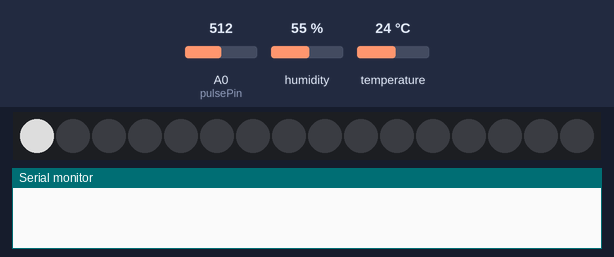
Recording of a sketch running on a simulated ESP8266 (NodeMCU). On the bench: 16 RGB LEDs in strip order, left to right, the last lines printed to the serial monitor. The inputs (shaded band) are chosen by the test bench; at power-on: temperature 24 °C, A0 (pulsePin) = 512, humidity 55 %. Dim RGB values are drawn brighter than linear; WiFi joins after 1.5 s; servers stay silent unless stated.

Above: at 3.0 s.
3.1 s: temperature set to 41 °C
At 8.5 s:
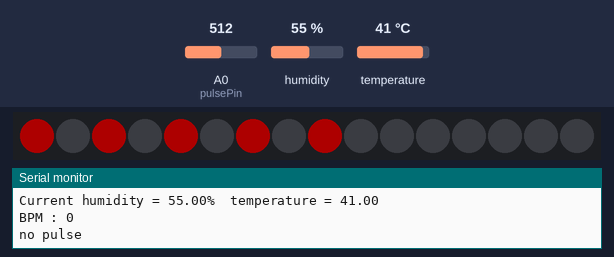
8.8 s: temperature set to 12 °C
At 10.2 s:
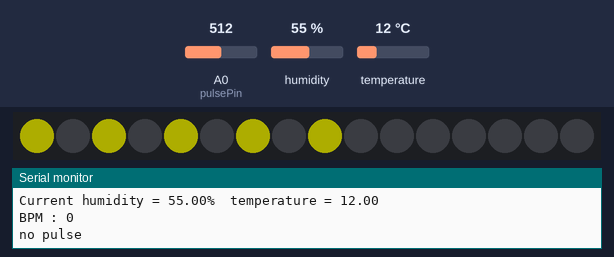
Timing chart, 0 to 11.8 s (numbered marks = the images above; inputs shaded):
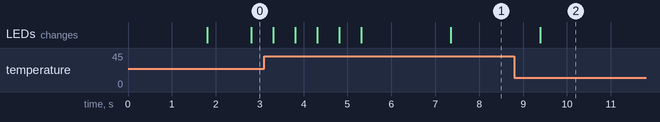

The sketch:

COMBINED-BLYNK.ino
```cpp
//FOR BLYNk
#define BLYNK_PRINT Serial

#include <ESP8266WiFi.h>
#include <BlynkSimpleEsp8266.h>
BlynkTimer timer;

char auth[] = "1JAdGp1n4nKZLAPbDivMSMRqvemy68VX";
char ssid[] = "RamadhanTiba";
char pass[] = "abc12345";

int ageSelect;

BLYNK_WRITE(V6) {
  switch (param.asInt())
  {
    case 1: // Item 1
      ageSelect = 1;
      break;
    case 2: // Item 2
      ageSelect = 2;
      break;
    default:
      ageSelect = 0;
  }
}

//FOR DHT
#include "DHT.h"
#define DHTPIN D6
#define DHTTYPE DHT22
DHT dht(DHTPIN, DHTTYPE);


//FOR LED STRIPS
#include <Adafruit_NeoPixel.h>
#define PIN D7
#define NUMPIXELS 16
Adafruit_NeoPixel pixels(NUMPIXELS, PIN, NEO_GRB + NEO_KHZ800);
#define DELAYVAL 500
bool memoryled = true;


//FOR PULSE SENSOR
#define pulsePin A0
int rate[10];
unsigned long sampleCounter = 0;
unsigned long lastBeatTime = 0;
unsigned long lastTime = 0, N;
int myBPM = 0;
int IBI = 0;
int P = 512;
int T = 512;
int thresh = 512;
int amp = 100;
int Signal;
boolean Pulse = false;
boolean firstBeat = true;
boolean secondBeat = true;
boolean QS = false;

int age;

void sendSensor()
{
  float h = dht.readHumidity();
  float t = dht.readTemperature();
  Serial.print("Age : ");
  Serial.println(age);
  Serial.print("Current humidity = ");
  Serial.print(h);
  Serial.print("%  ");
  Serial.print("temperature = ");
  Serial.println(t);
  Serial.print("BPM : ");
  Serial.println(myBPM);
  Blynk.virtualWrite(V0, t);
  Blynk.virtualWrite(V1, h);
  Blynk.virtualWrite(V3, myBPM);

}

void readPulse() {

  Signal = analogRead(pulsePin);
  sampleCounter += 2;
  int N = sampleCounter - lastBeatTime;

  detectSetHighLow();

  if (N > 250) {
    if ( (Signal > thresh) && (Pulse == false) && (N > (IBI / 5) * 3) )
      pulseDetected();
  }

  if (Signal < thresh && Pulse == true) {
    Pulse = false;
    amp = P - T;
    thresh = amp / 2 + T;
    P = thresh;
    T = thresh;
  }

  if (N > 2500) {
    thresh = 512;
    P = 512;
    T = 512;
    lastBeatTime = sampleCounter;
    firstBeat = true;
    secondBeat = true;
  }

}

void detectSetHighLow() {

  if (Signal < thresh && N > (IBI / 5) * 3) {
    if (Signal < T) {
      T = Signal;
    }
  }

  if (Signal > thresh && Signal > P) {
    P = Signal;
  }

}

void pulseDetected() {
  Pulse = true;
  IBI = sampleCounter - lastBeatTime;
  lastBeatTime = sampleCounter;

  if (firstBeat) {
    firstBeat = false;
    return;
  }
  if (secondBeat) {
    secondBeat = false;
    for (int i = 0; i <= 9; i++) {
      rate[i] = IBI;
    }
  }

  word runningTotal = 0;

  for (int i = 0; i <= 8; i++) {
    rate[i] = rate[i + 1];
    runningTotal += rate[i];
  }

  rate[9] = IBI;
  runningTotal += rate[9];
  runningTotal /= 10;
  myBPM = 60000 / runningTotal;
  QS = true;
}


void colorwipe(int x, int y, int z) {
  pixels.clear();
  pixels.setPixelColor(0, pixels.Color(x, y, z));
  //  pixels.setPixelColor(1, pixels.Color(x, y, z));
  pixels.setPixelColor(2, pixels.Color(x, y, z));
  //  pixels.setPixelColor(3, pixels.Color(x, y, z));
  pixels.setPixelColor(4, pixels.Color(x, y, z));
  //  pixels.setPixelColor(5, pixels.Color(x, y, z));
  pixels.setPixelColor(6, pixels.Color(x, y, z));
  //  pixels.setPixelColor(7, pixels.Color(x, y, z));
  pixels.setPixelColor(8, pixels.Color(x, y, z));
  //  pixels.setPixelColor(9, pixels.Color(x, y, z));
  pixels.show();
  delay(2000);
}

void setup() {

  Serial.begin(9600);
  Blynk.begin(auth, ssid, pass);

  dht.begin();
  pixels.begin();

  timer.setInterval(1000L, sendSensor);

}


void loop() {

  //DHT
  float h = dht.readHumidity();
  float t = dht.readTemperature();

  //START
  if (memoryled) {
    pixels.clear();
    pixels.show();
    delay(1000);

    for (int i = 0; i < NUMPIXELS && memoryled; i += 2) {

      pixels.setPixelColor(i, pixels.Color(150, 150, 150));

      pixels.show();   // Send the updated pixel colors to the hardware.

      delay(DELAYVAL); // Pause before next pass through loop

      if (i >= 8)
        memoryled = false;
    }

  }

  //BPM
  if (QS == true) {
    Serial.println("BPM: " + String(myBPM));
    QS = false;
  } else if (millis() >= (lastTime + 2)) {
    readPulse();
    lastTime = millis();
    Serial.println("no pulse");

  }

  if (ageSelect == 1)
    age = 18;
  else if (ageSelect == 2)
    age = 26;
  else
    age = 30;

  int maxBPM = 220 - age;
  int idealBPMHigh = maxBPM * (85 / 100);
  int idealBPMLow = maxBPM * (70 / 100);
  int highTemp = 38;
  int lowTemp = 35;

  if (myBPM > idealBPMHigh || t >= highTemp) {
    //red
    colorwipe(50, 0, 0);
  } else if (myBPM >= idealBPMLow && myBPM <= idealBPMHigh || t > lowTemp && t < highTemp) {
    //yellow
    colorwipe(50, 50, 0);
  } else {
    //green
    colorwipe(0, 50, 0);
  }

  delay(20);

  Blynk.run();
  timer.run();


}
```

Measured:
- after the input at 3.1 s, the LEDs: first differ from a run without the input after 4.3 s (image 1)
- after the input at 8.8 s, the LEDs: change after 0.59 s (image 2)
